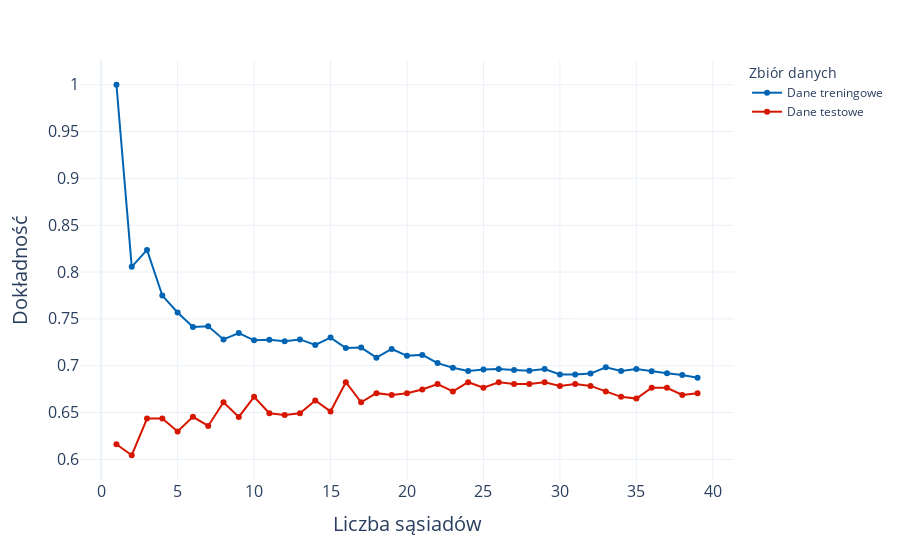

Notebook cell for this chart:
### Code cell
train_test_plot(k_values, ma_knn_train, ma_knn_test, "Liczba sąsiadów", "images4/liczba_sasiadow6")

### Figure 1 — Plotly figure (JSON) as saved in the notebook; plotly's stock layout.template omitted (floating-point values rounded to 4 significant figures)
{"data": [{"hovertemplate": "Zbiór danych=Dane treningowe<br>depth=%{x}<br>value=%{y}<extra></extra>", "legendgroup": "Dane treningowe", "line": {"color": "#0064B2", "dash": "solid", "shape": "linear"}, "marker": {"symbol": "circle"}, "mode": "markers+lines", "name": "Dane treningowe", "orientation": "v", "showlegend": true, "type": "scatter", "x": [1, 2, 3, 4, 5, 6, 7, 8, 9, 10, 11, 12, 13, 14, 15, 16, 17, 18, 19, 20, 21, 22, 23, 24, 25, 26, 27, 28, 29, 30, 31, 32, 33, 34, 35, 36, 37, 38, 39], "xaxis": "x", "y": [1, 0.8056, 0.8236, 0.7748, 0.7568, 0.7412, 0.7422, 0.7281, 0.7349, 0.7271, 0.7276, 0.7261, 0.7281, 0.7222, 0.73, 0.7188, 0.7193, 0.7086, 0.7178, 0.7105, 0.7115, 0.7027, 0.6979, 0.6945, 0.6959, 0.6964, 0.6954, 0.6945, 0.6964, 0.6905, 0.6905, 0.6915, 0.6984, 0.6944, 0.6964, 0.6939, 0.692, 0.6901, 0.6871], "yaxis": "y"}, {"hovertemplate": "Zbiór danych=Dane testowe<br>depth=%{x}<br>value=%{y}<extra></extra>", "legendgroup": "Dane testowe", "line": {"color": "#D61600", "dash": "solid", "shape": "linear"}, "marker": {"symbol": "circle"}, "mode": "markers+lines", "name": "Dane testowe", "orientation": "v", "showlegend": true, "type": "scatter", "x": [1, 2, 3, 4, 5, 6, 7, 8, 9, 10, 11, 12, 13, 14, 15, 16, 17, 18, 19, 20, 21, 22, 23, 24, 25, 26, 27, 28, 29, 30, 31, 32, 33, 34, 35, 36, 37, 38, 39], "xaxis": "x", "y": [0.616, 0.6044, 0.6435, 0.6435, 0.6297, 0.6454, 0.6356, 0.6609, 0.6453, 0.6667, 0.6492, 0.6473, 0.6492, 0.6628, 0.6512, 0.6824, 0.6609, 0.6707, 0.6687, 0.6707, 0.6745, 0.6804, 0.6725, 0.6824, 0.6764, 0.6823, 0.6804, 0.6804, 0.6823, 0.6784, 0.6804, 0.6784, 0.6726, 0.6668, 0.6648, 0.6765, 0.6765, 0.6687, 0.6706], "yaxis": "y"}], "layout": {"legend": {"title": {"text": "Zbiór danych"}, "tracegroupgap": 0}, "margin": {"t": 60}, "showlegend": true, "xaxis": {"anchor": "y", "domain": [0, 1], "tickfont": {"size": 16}, "title": {"font": {"size": 20}, "text": "Liczba sąsiadów"}}, "yaxis": {"anchor": "x", "domain": [0, 1], "tickfont": {"size": 16}, "title": {"font": {"size": 20}, "text": "Dokładność"}}}}
